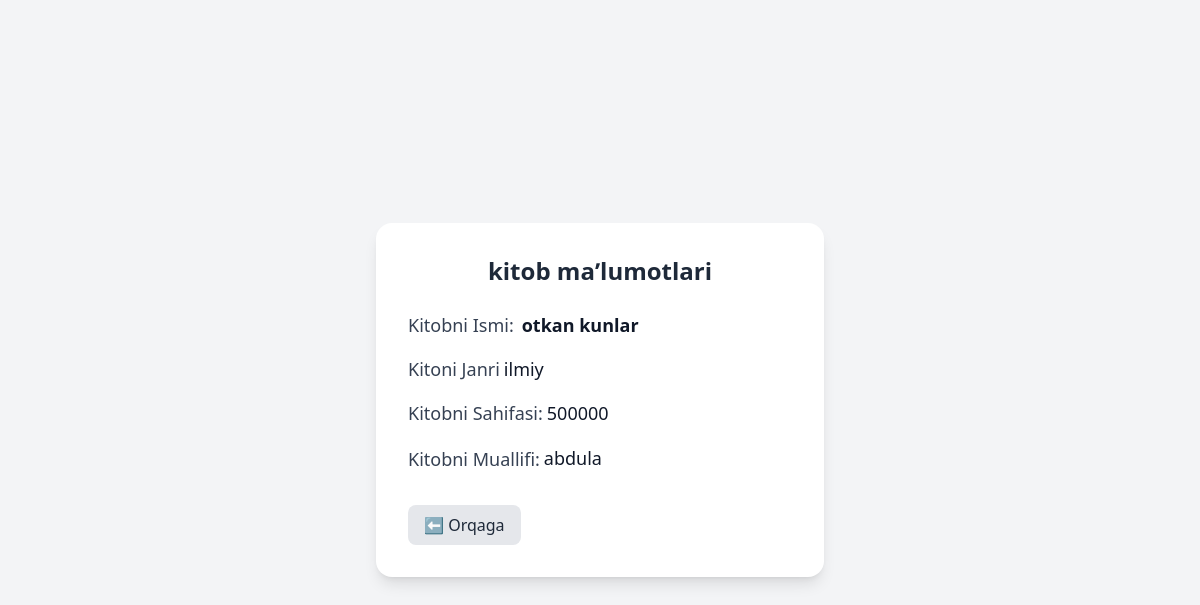
The page /kitob/3/ on the database its author committed.
### Kutubxona/models.py (models this page shows, shortened)
class Kitob(models.Model):
    name=models.CharField(max_length=50)
    janr=models.CharField(max_length=100)
    sahifa=models.BigIntegerField()
    muallif=models.ForeignKey(
        Muallif,
        on_delete=models.CASCADE
    )

class Muallif(models.Model):
    name=models.CharField(max_length=50)
    age=models.BigIntegerField()
    jins=models.CharField(
        choices=[
            ('Erkak','Erkak'),
            ('Ayol','Ayol')
        ]
    )
    deta=models.DateField()
    quantity=models.BigIntegerField()
    tric=models.BooleanField()
    def __str__(self):
        return self.name

### Kutubxona/views.py (the view)
# urls.py: path('kitob/<int:id>/', kitob, name='kitob_details'),
def kitob(request,id):
    kitob=Kitob.objects.get(id=id)
    context={
        'kitob':kitob
    }
    return render(request,'kitob_details.html',context)

### template/kitob_details.html (shortened to what this page needs)
<!DOCTYPE html>
<html lang="en">
<head>
    <script src="https://cdn.jsdelivr.net/npm/@tailwindcss/browser@4"></script>
</head>
<body class="bg-gray-100 min-h-screen flex items-center justify-center">
    <div class="bg-white shadow-lg rounded-2xl p-8 w-full max-w-md">
        <h1 class="text-2xl font-bold text-gray-800 mb-6 text-center">
            kitob maʼlumotlari
        </h1>
        <div class="space-y-4">
            <div class="flex items-center gap-2">
                <p class="text-lg text-gray-700">Kitobni Ismi:</p>
                <p class="text-lg font-semibold text-gray-900">
                    <span class="text-gray-900">{{ kitob.name }}</span>
                </p>
            </div>
            <div class="flex items-center gap-1">
                <p class="text-lg text-gray-700">Kitoni Janri</p>
                <p class="text-lg text-gray-900">
                    <span class="text-gray-900">{{ kitob.janr }}</span>
                </p>
            </div>
            <div class="flex items-center gap-1">
                <p class="text-lg text-gray-700">Kitobni Sahifasi:</p>
                <p class="text-gray-700 leading-relaxed text-lg">
                    <span class="text-gray-900">{{ kitob.sahifa }}</span>
                </p>
            </div>
            <div class="flex items-center gap-1">
                <p class="text-lg text-gray-700">Kitobni Muallifi:</p>
                <p class="text-gray-700 leading-relaxed text-lg">
                    <span class="text-gray-900">{{ kitob.muallif }}</span>
                </p>
            </div>
        </div>
        <div class="mt-8 flex justify-between">
            <a href="/kitoblar/"
               class="px-4 py-2 rounded-lg bg-gray-200 text-gray-800 hover:bg-gray-300 transition">
                ⬅ Orqaga
            </a>
        </div>
    </div>
</body>
</html>

### rows shown on the page
Kitob: name "otkan kunlar", janr "ilmiy", sahifa "500000", muallif "abdula"
